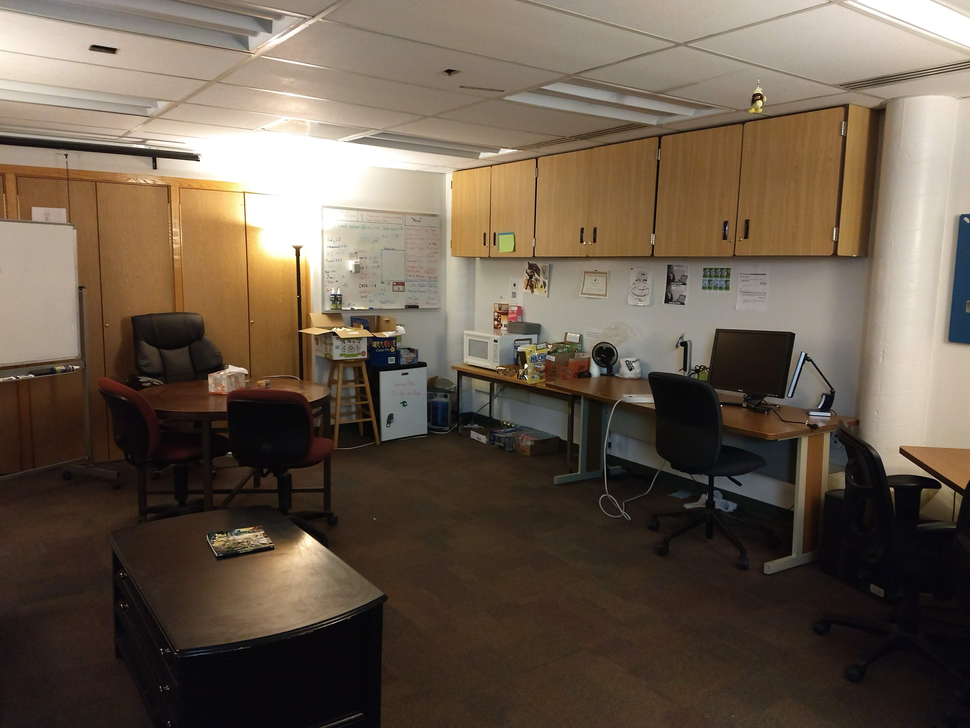
#> input picture overlap00.png, 970 x 728 px, shrunk from 1613 x 1210 before the run
$ python -i utils.py   (imports and definitions only)
#> lines starting #> are read from the running program, lines starting #| are printed output that depends on the picture
import matplotlib.pyplot as plt
from numba import jit
import numpy as np
from scipy.spatial import cKDTree as KDTree


# [6 lines left out: function imgshow, not called in this run]


@jit(nopython=True)
def _convolve(g, h):
    # The radius in pixels of the kernel about its central point
    radius = h.shape[0] // 2
    out = np.zeros_like(g)
    h180 = h[::-1, ::-1]
    # Loop over rows: y
    for v in range(radius, g.shape[0] - radius):
        # Loop over columns: x
        for u in range(radius, g.shape[1] - radius):
            # Compute element-wise product of the kernel with the current
            # image chunk, sum the result and set the current pixel to
            # that value
            out[v, u] = np.sum(
                g[v - radius : v + radius + 1, u - radius : u + radius + 1]
                * h180
            )
    return out


def convolve2d(img, kern, boundary_mode, fill=0):
    r = kern.shape[0] // 2
    extended_shape = (img.shape[0] + (2 * r), img.shape[1] + (2 * r))

    if boundary_mode == "valid":
        return _convolve(img, kern)

    conv_input = np.empty(extended_shape)
    if boundary_mode == "fill":
        conv_input[:, :] = fill
        conv_input[r:-r, r:-r] = img
    elif boundary_mode == "extend":
        conv_input[r:-r, r:-r] = img
        # Top
        conv_input[:r, :] = conv_input[r : r + 1, :]
        # Bottom
        conv_input[-r:, :] = conv_input[-r - 1 : -r, :]
        # Left
        conv_input[:, :r] = conv_input[:, r : r + 1]
        # Right
        conv_input[:, -r:] = conv_input[:, -r - 1 : -r]
    elif boundary_mode == "mirror":
        conv_input[r:-r, r:-r] = img
        # Top
        conv_input[:r, :] = np.flip(conv_input[r : r + r, :], 0)
        # Bottom
        conv_input[-r:, :] = np.flip(conv_input[-r - r : -r, :], 0)
        # Left
        conv_input[:, :r] = np.flip(conv_input[:, r : r + r], 1)
        # Right
        conv_input[:, -r:] = np.flip(conv_input[:, -r - r : -r], 1)
    elif boundary_mode == "wrap":
        conv_input[r:-r, r:-r] = img
        # Top
        conv_input[:r, r:-r] = img[-r:, :]
        # Bottom
        conv_input[-r:, r:-r] = img[:r, :]
        # Left
        conv_input[r:-r, :r] = img[:, -r:]
        # Right
        conv_input[r:-r, -r:] = img[:, :r]
        # NW
        conv_input[:r, :r] = img[-r:, -r:]
        # NE
        conv_input[:r, -r:] = img[-r:, :r]
        # SW
        conv_input[-r:, :r] = img[:r, -r:]
        # SE
        conv_input[-r:, -r:] = img[:r, :r]
    else:
        raise ValueError(f"Invalide boundary mode: {boundary_mode}")

    conv_out = _convolve(conv_input, kern)
    return conv_out[r:-r, r:-r].copy()


def get_gaussian_kernel(n, sigma):
    if not n % 2:
        raise ValueError(f"Kernel size must be odd: {n}")

    mean = n // 2
    h = np.empty((n, n))
    for j in range(n):
        for k in range(n):
            h[k, j] = np.exp(
                -((j - mean) ** 2 + (k - mean) ** 2) / (2.0 * sigma ** 2)
            )
    h /= h.sum()
    return h


def gaussian(sigma):
    # 3-sigma rule
    n = int(5 * sigma) + (1 - (sigma % 2))
    return get_gaussian_kernel(n, sigma)


def harris_response(img, conv_mode="valid"):
    w = gaussian(2)
    s_u = np.array([[-1, 0, 1], [-2, 0, 2], [-1, 0, 1]])
    s_v = s_u.T
    Iu = convolve2d(img, s_u, boundary_mode=conv_mode)
    Iv = convolve2d(img, s_v, boundary_mode=conv_mode)
    Iuu = convolve2d(Iu * Iu, w, boundary_mode=conv_mode)
    Ivv = convolve2d(Iv * Iv, w, boundary_mode=conv_mode)
    Iuv = convolve2d(Iu * Iv, w, boundary_mode=conv_mode)

    # Prevent divide by zero
    epsilon = 1e-10
    H = ((Iuu * Ivv) - (Iuv * Iuv)) / (Iuu + Ivv + epsilon)
    return H


# [149 lines left out: functions get_maxima, anms, anms_kdtree, _maxima_to_uv, imgshow2, descriptors and 2 more, not called in this run]

>>> import cv2
>>> picture = cv2.imread('overlap00.png', cv2.IMREAD_GRAYSCALE)
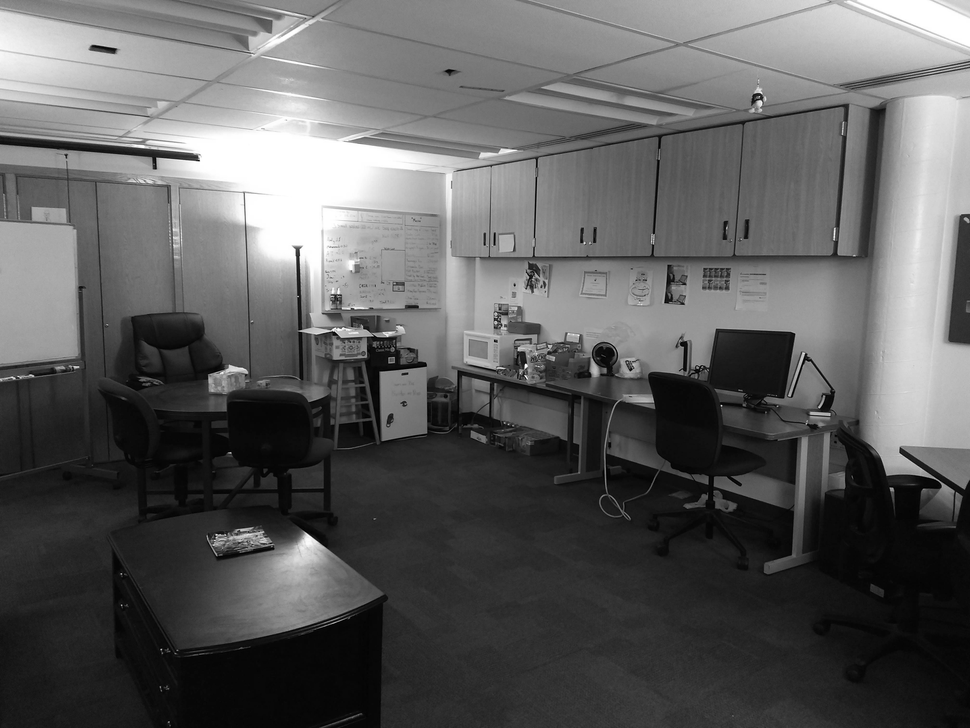
#> picture: shape (728, 970); min 0, max 255, mean 93.3
>>> result = harris_response(picture)
#> call 2 of convolve2d, with kern = array of shape (3, 3), boundary_mode = 'valid', fill = 0
#> in convolve2d (call 2), `return _convolve(img, kern)`:
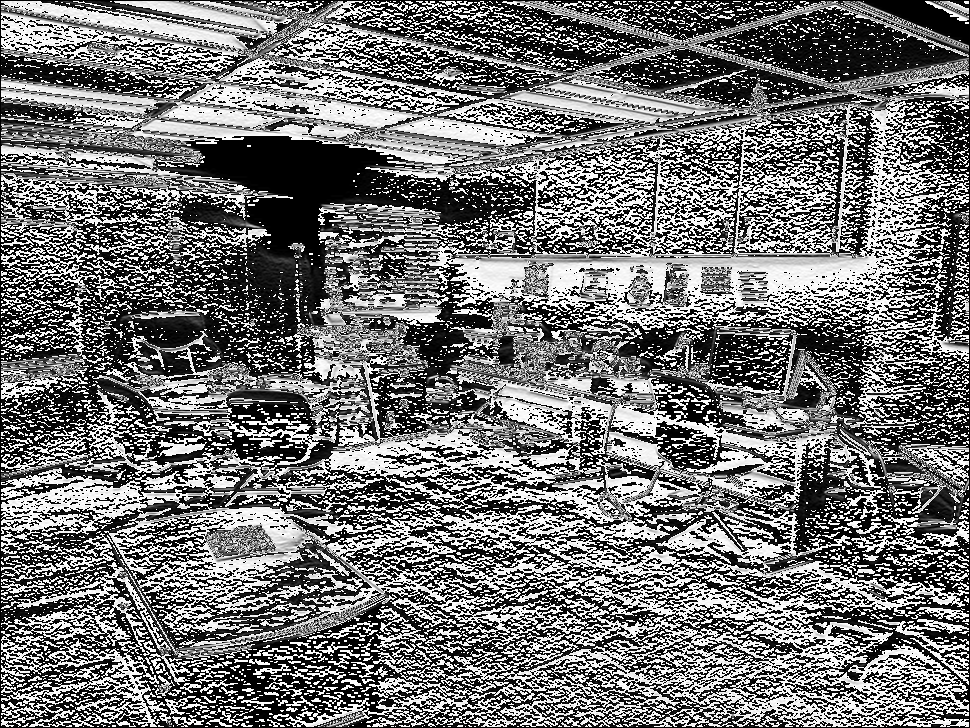
#> returned value: shape (728, 970); min 0, max 255, mean 115.2
#> call 3 of convolve2d, with kern = array of shape (11, 11), boundary_mode = 'valid', fill = 0
#> in convolve2d (call 3), `return _convolve(img, kern)`:
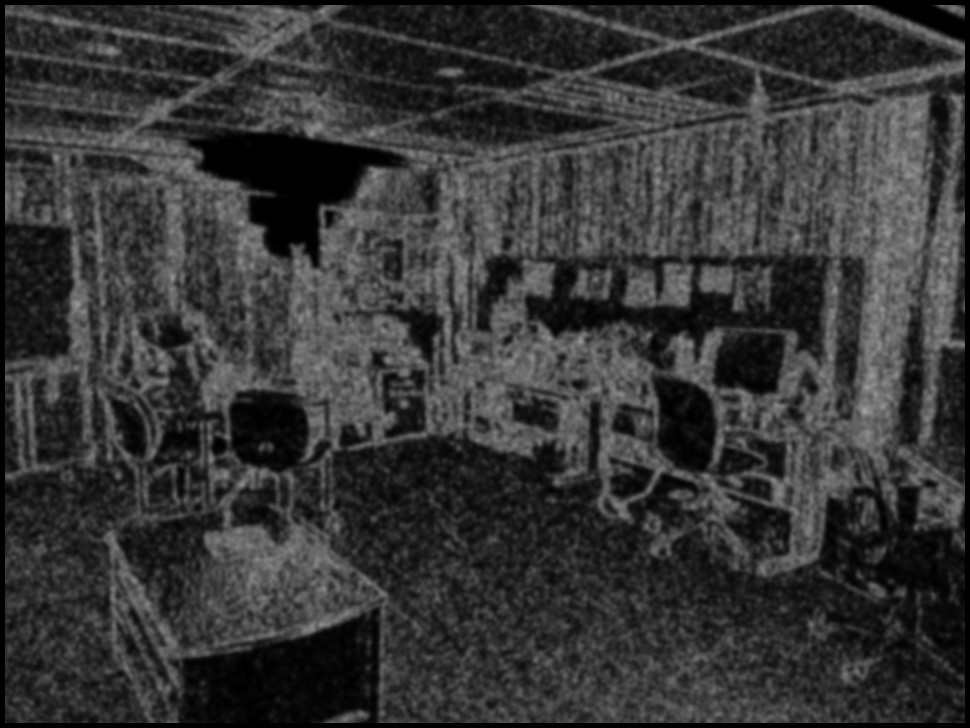
#> returned value: shape (728, 970); min 0, max 161, mean 53.9
#> call 4 of convolve2d, with kern = array of shape (11, 11), boundary_mode = 'valid', fill = 0
#> in convolve2d (call 4), `return _convolve(img, kern)`:
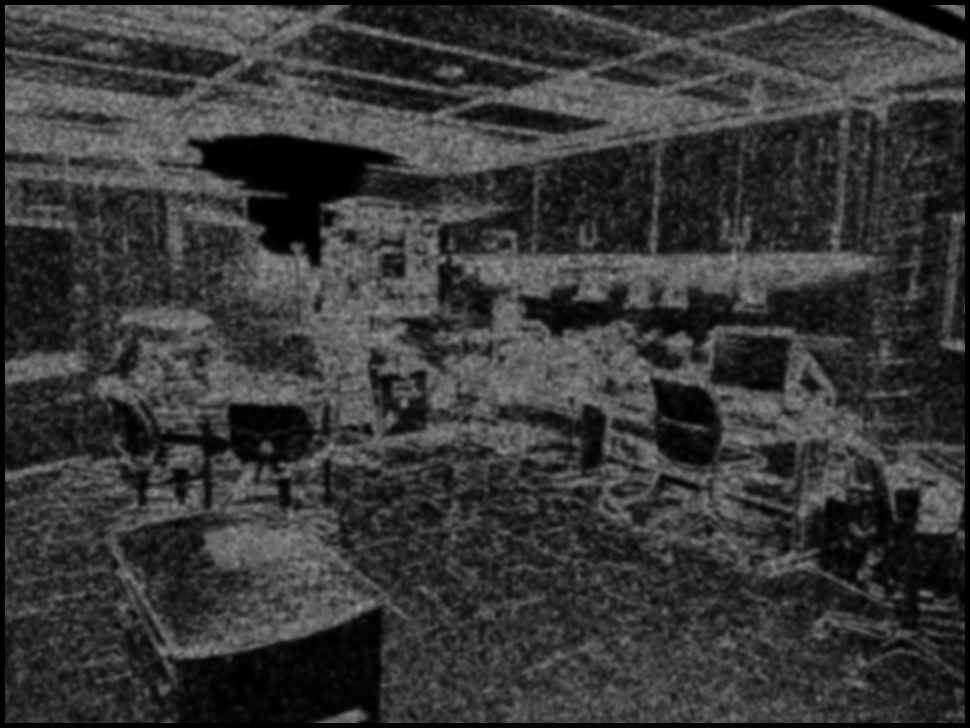
#> returned value: shape (728, 970); min 0, max 153, mean 55.3
#> in convolve2d (call 5), `return _convolve(img, kern)`:
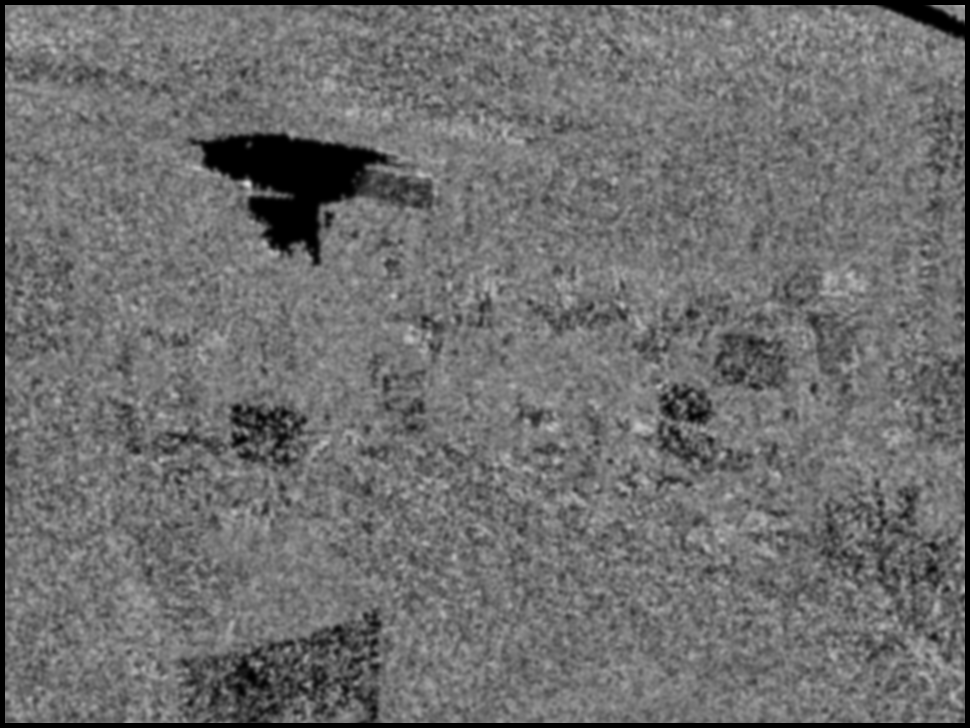
#> returned value: shape (728, 970); min 0, max 218, mean 109.7
#> in harris_response, `H = ((Iuu * Ivv) - (Iuv * Iuv)) / (Iuu + Ivv + epsilon)`:
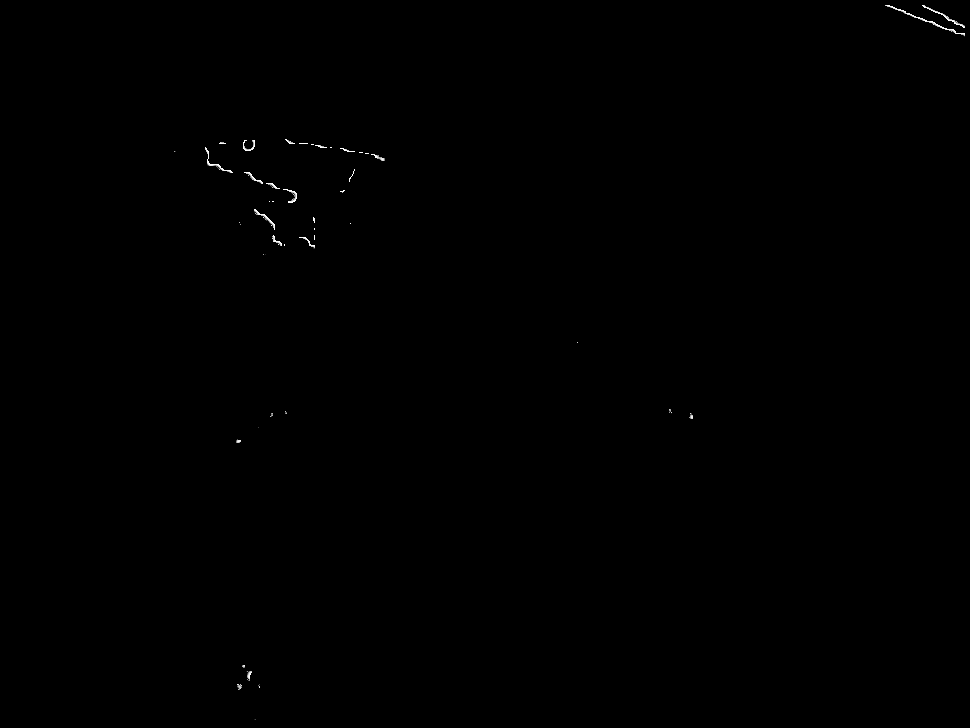
#> H: shape (728, 970) float64; min 0, max 2.55e+12, mean 3.06e+09; drawn with min black and max white
